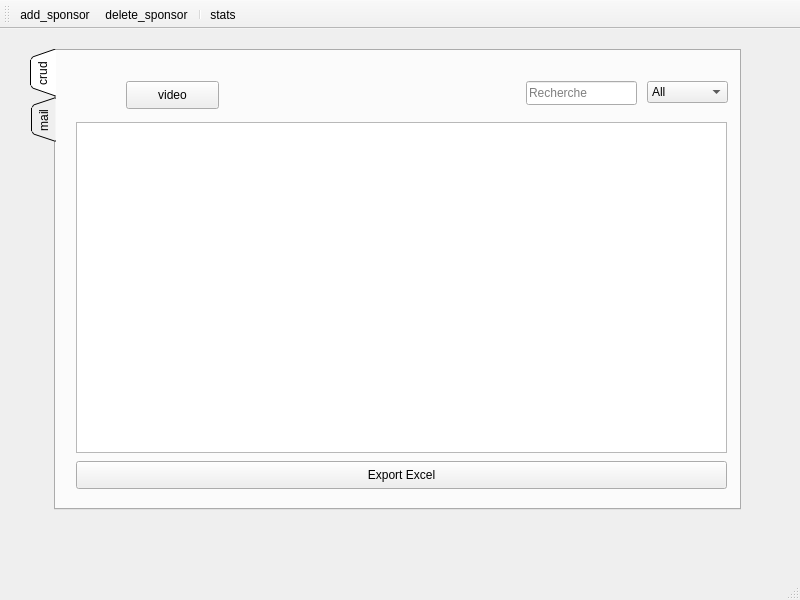
<?xml version="1.0" encoding="UTF-8"?>
<ui version="4.0">
 <class>gestion_amira</class>
 <widget class="QMainWindow" name="gestion_amira">
  <property name="geometry">
   <rect>
    <x>0</x>
    <y>0</y>
    <width>800</width>
    <height>600</height>
   </rect>
  </property>
  <property name="windowTitle">
   <string>MainWindow</string>
  </property>
  <widget class="QWidget" name="centralwidget">
   <widget class="QTabWidget" name="tabWidget">
    <property name="geometry">
     <rect>
      <x>30</x>
      <y>20</y>
      <width>711</width>
      <height>461</height>
     </rect>
    </property>
    <property name="tabPosition">
     <enum>QTabWidget::West</enum>
    </property>
    <property name="tabShape">
     <enum>QTabWidget::Triangular</enum>
    </property>
    <property name="currentIndex">
     <number>0</number>
    </property>
    <widget class="QWidget" name="tab">
     <attribute name="title">
      <string>crud</string>
     </attribute>
     <widget class="QTableView" name="tableau_sponsors">
      <property name="geometry">
       <rect>
        <x>20</x>
        <y>71</y>
        <width>651</width>
        <height>331</height>
       </rect>
      </property>
      <property name="sortingEnabled">
       <bool>true</bool>
      </property>
      <attribute name="horizontalHeaderCascadingSectionResizes">
       <bool>true</bool>
      </attribute>
      <attribute name="horizontalHeaderShowSortIndicator" stdset="0">
       <bool>false</bool>
      </attribute>
      <attribute name="horizontalHeaderStretchLastSection">
       <bool>false</bool>
      </attribute>
     </widget>
     <widget class="QLineEdit" name="rech">
      <property name="geometry">
       <rect>
        <x>470</x>
        <y>30</y>
        <width>111</width>
        <height>24</height>
       </rect>
      </property>
      <property name="placeholderText">
       <string>Recherche</string>
      </property>
      <property name="clearButtonEnabled">
       <bool>true</bool>
      </property>
     </widget>
     <widget class="QComboBox" name="sel_col">
      <property name="geometry">
       <rect>
        <x>591</x>
        <y>30</y>
        <width>81</width>
        <height>22</height>
       </rect>
      </property>
      <item>
       <property name="text">
        <string>All</string>
       </property>
      </item>
      <item>
       <property name="text">
        <string>ID</string>
       </property>
      </item>
      <item>
       <property name="text">
        <string>Nom</string>
       </property>
      </item>
      <item>
       <property name="text">
        <string>Adresse</string>
       </property>
      </item>
      <item>
       <property name="text">
        <string>Type</string>
       </property>
      </item>
      <item>
       <property name="text">
        <string>Montant</string>
       </property>
      </item>
     </widget>
     <widget class="QPushButton" name="export_excel">
      <property name="geometry">
       <rect>
        <x>20</x>
        <y>410</y>
        <width>651</width>
        <height>28</height>
       </rect>
      </property>
      <property name="text">
       <string>Export Excel</string>
      </property>
     </widget>
     <widget class="QPushButton" name="pushButton">
      <property name="geometry">
       <rect>
        <x>70</x>
        <y>30</y>
        <width>93</width>
        <height>28</height>
       </rect>
      </property>
      <property name="text">
       <string>video</string>
      </property>
     </widget>
    </widget>
    <widget class="QWidget" name="tab_2">
     <attribute name="title">
      <string>mail</string>
     </attribute>
     <widget class="QPushButton" name="sendBtn">
      <property name="geometry">
       <rect>
        <x>10</x>
        <y>410</y>
        <width>651</width>
        <height>23</height>
       </rect>
      </property>
      <property name="text">
       <string>Send</string>
      </property>
     </widget>
     <widget class="QLineEdit" name="subject">
      <property name="geometry">
       <rect>
        <x>10</x>
        <y>44</y>
        <width>651</width>
        <height>16</height>
       </rect>
      </property>
      <property name="placeholderText">
       <string>subject</string>
      </property>
     </widget>
     <widget class="QPushButton" name="browseBtn">
      <property name="geometry">
       <rect>
        <x>587</x>
        <y>79</y>
        <width>75</width>
        <height>24</height>
       </rect>
      </property>
      <property name="text">
       <string>Browse ...</string>
      </property>
     </widget>
     <widget class="QLineEdit" name="file">
      <property name="geometry">
       <rect>
        <x>10</x>
        <y>80</y>
        <width>571</width>
        <height>23</height>
       </rect>
      </property>
      <property name="placeholderText">
       <string>attachement here</string>
      </property>
     </widget>
     <widget class="QTextEdit" name="msg">
      <property name="geometry">
       <rect>
        <x>10</x>
        <y>116</y>
        <width>651</width>
        <height>291</height>
       </rect>
      </property>
      <property name="placeholderText">
       <string>type your message here ...</string>
      </property>
     </widget>
     <widget class="QLineEdit" name="rcpt">
      <property name="geometry">
       <rect>
        <x>10</x>
        <y>10</y>
        <width>491</width>
        <height>21</height>
       </rect>
      </property>
      <property name="placeholderText">
       <string>recipient</string>
      </property>
     </widget>
     <widget class="QLineEdit" name="mail_pass">
      <property name="geometry">
       <rect>
        <x>522</x>
        <y>10</y>
        <width>141</width>
        <height>20</height>
       </rect>
      </property>
      <property name="echoMode">
       <enum>QLineEdit::Password</enum>
      </property>
      <property name="placeholderText">
       <string>your mail password</string>
      </property>
     </widget>
    </widget>
   </widget>
  </widget>
  <widget class="QMenuBar" name="menubar">
   <property name="geometry">
    <rect>
     <x>0</x>
     <y>0</y>
     <width>800</width>
     <height>26</height>
    </rect>
   </property>
  </widget>
  <widget class="QStatusBar" name="statusbar"/>
  <widget class="QToolBar" name="toolBar">
   <property name="windowTitle">
    <string>toolBar</string>
   </property>
   <attribute name="toolBarArea">
    <enum>TopToolBarArea</enum>
   </attribute>
   <attribute name="toolBarBreak">
    <bool>false</bool>
   </attribute>
   <addaction name="actionadd_sponsor"/>
   <addaction name="actiondelete_sponsor"/>
   <addaction name="separator"/>
   <addaction name="actionstats"/>
  </widget>
  <action name="actionadd_sponsor">
   <property name="text">
    <string>add_sponsor</string>
   </property>
   <property name="shortcut">
    <string>Ctrl+A</string>
   </property>
  </action>
  <action name="actiondelete_sponsor">
   <property name="text">
    <string>delete_sponsor</string>
   </property>
   <property name="shortcut">
    <string>Ctrl+D</string>
   </property>
  </action>
  <action name="actionstats">
   <property name="text">
    <string>stats</string>
   </property>
   <property name="shortcut">
    <string>Ctrl+S</string>
   </property>
  </action>
 </widget>
 <resources/>
 <connections/>
</ui>
